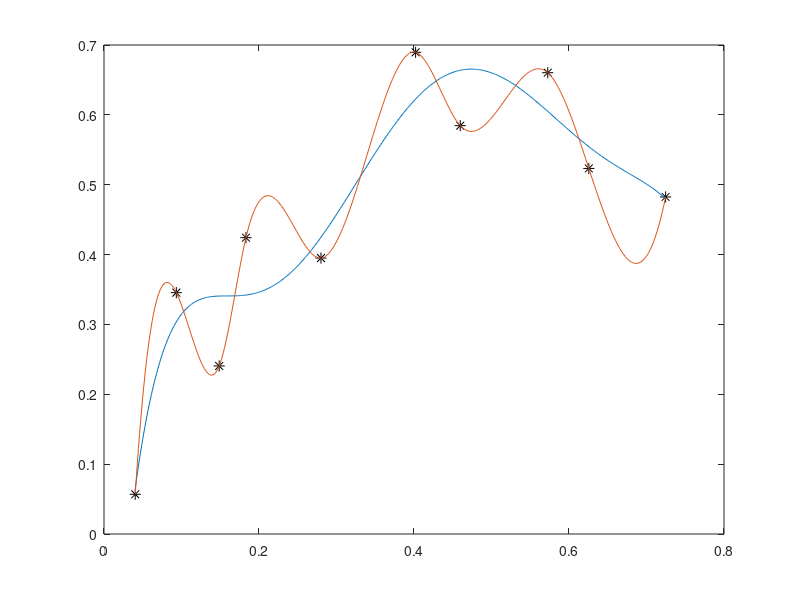

MATLAB code for this plot:
    clc;clear;
figure(1);clf;
axis([0,1,0,1]);
% [x,y] = ginput(10);
load points;
plot(x,y,'k*','MarkerSize',8);
p = polyfit(x,y,6);
hold on;
xFit = linspace(min(x),max(x),500);
f = polyval(p,xFit);
plot(xFit,f);
s=spline(x,y);
g=ppval(s,xFit);
plot(xFit,g);
%Error for polyfit
sum((y-polyval(p,x)).^2)
%Error for spline
sum((y-ppval(s,x)).^2)
